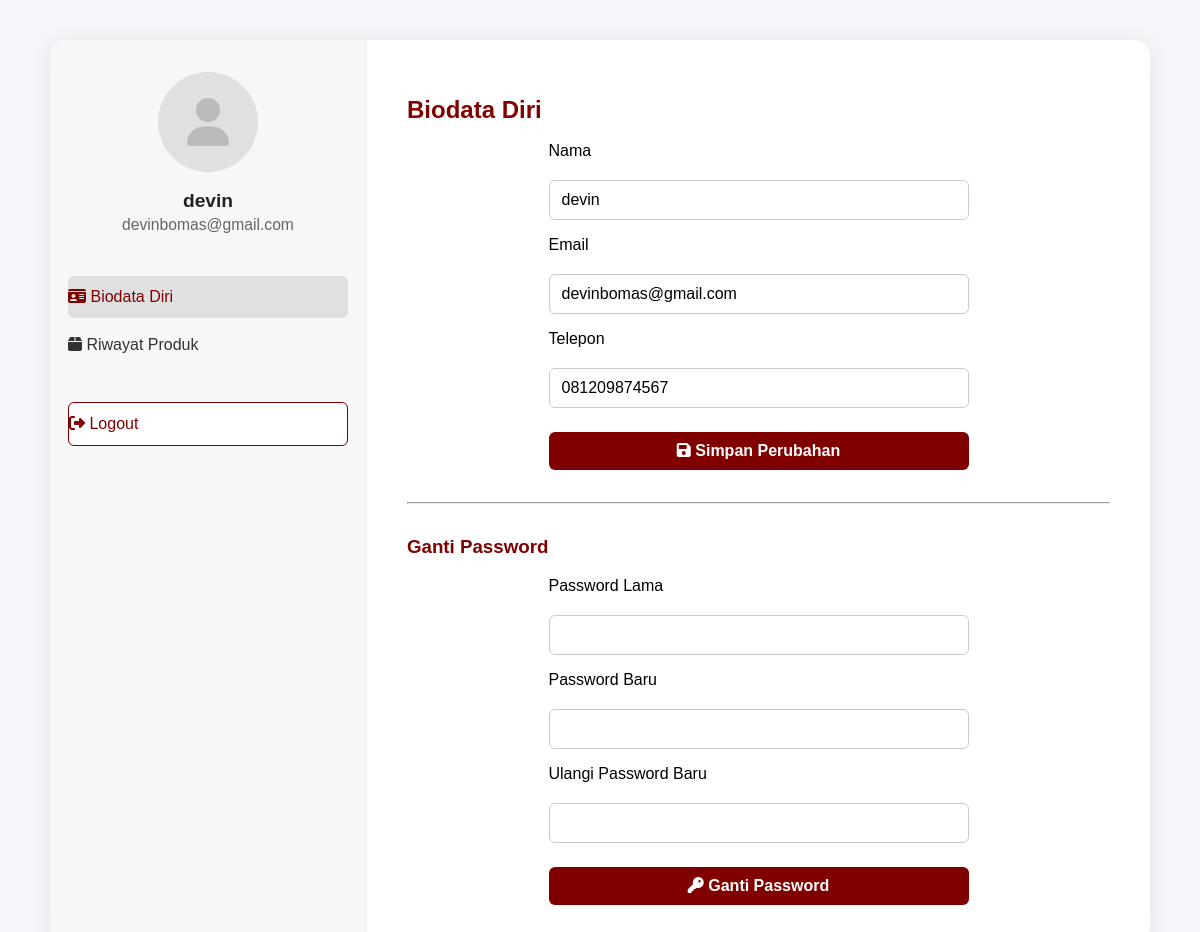
Screenshot of /profile.php (signed in) with the database file from the repository.
### tables this page shows
CREATE TABLE `users` (
  `id` int NOT NULL,
  `username` varchar(50) NOT NULL,
  `email` varchar(100) DEFAULT NULL,
  `telepon` varchar(20) DEFAULT NULL,
  `password` varchar(255) NOT NULL,
  `role` enum('admin','user') NOT NULL
);

### profile.php (the view, shortened to what this page needs)
<?php
include 'Config/koneksi.php';
$user_id = $_SESSION['user_id'];
$stmt = $conn->prepare("SELECT username, email, telepon FROM users WHERE id = ?");
$stmt->bind_param("i", $user_id);
$stmt->execute();
$result = $stmt->get_result();
$user = $result->fetch_assoc();
?>
<!DOCTYPE html>
<html lang="id">
<head>
    <link rel="stylesheet" href="https://cdnjs.cloudflare.com/ajax/libs/font-awesome/6.5.1/css/all.min.css">
</head>
<body>
<div class="profile-wrapper">
    <div class="profile-sidebar">
        <div class="profile-avatar">
            <i class="fa-solid fa-user"></i>
        </div>
        <div class="profile-name"><?= htmlspecialchars($user['username']) ?></div>
        <div class="profile-email"><?= htmlspecialchars($user['email']) ?></div>
        <div class="profile-menu">
            <button id="tabBtnBiodata" class="active" onclick="showTab('biodata')"><i class="fa-solid fa-id-card"></i> Biodata Diri</button>
            <button id="tabBtnRiwayat" onclick="showTab('riwayat')"><i class="fa-solid fa-box"></i> Riwayat Produk</button>
            <button onclick="logout()" style="margin-top:30px;background:#fff;color:#800000;border:1px solid #800000;"><i class="fa-solid fa-right-from-bracket"></i> Logout</button>
        </div>
    </div>
    <div class="profile-main">
        <div id="tabBiodata" class="tab-content active">
            <h2 style="margin-bottom:18px; color:#800000;">Biodata Diri</h2>
            <form class="biodata-form" method="post">
                <label for="username">Nama</label>
                <input type="text" name="username" id="username" value="<?= htmlspecialchars($user['username']) ?>" required>
                <label for="email">Email</label>
                <input type="email" name="email" id="email" value="<?= htmlspecialchars($user['email']) ?>" required>
                <label for="telepon">Telepon</label>
                <input type="text" name="telepon" id="telepon" value="<?= htmlspecialchars($user['telepon']) ?>">
                <button type="submit" name="update_profile" class="btn"><i class="fa-solid fa-save"></i> Simpan Perubahan</button>
            </form>
            <hr style="margin:32px 0;">
            <h3 style="color:#800000;">Ganti Password</h3>
            <form class="biodata-form" method="post">
                <label for="old_password">Password Lama</label>
                <input type="password" name="old_password" id="old_password" required>
                <label for="new_password">Password Baru</label>
                <input type="password" name="new_password" id="new_password" required>
                <label for="new_password2">Ulangi Password Baru</label>
                <input type="password" name="new_password2" id="new_password2" required>
                <button type="submit" name="change_password" class="btn"><i class="fa-solid fa-key"></i> Ganti Password</button>
            </form>
        </div>
    </div>
</div>
</body>
</html>

### profile.php (style rules this page uses)
body { background: #f5f6f9; min-height: 100vh; margin: 0; font-family: 'Poppins', Arial, sans-serif; }
.profile-wrapper { display: flex; max-width: 1100px; margin: 40px auto; background: #fff; border-radius: 16px; box-shadow: 0 4px 24px rgba(0,0,0,0.08); overflow: hidden; }
.profile-sidebar { width: 280px; background: #f7f7fa; padding: 32px 18px; display: flex; flex-direction: column; align-items: center; border-right: 1px solid #eee; }
.profile-avatar { width: 100px; height: 100px; border-radius: 50%; background: #e0e0e0; display: flex; align-items: center; justify-content: center; font-size: 48px; color: #bbb; margin-bottom: 18px; overflow: hidden; }
.profile-name { font-size: 1.2em; font-weight: 600; margin-bottom: 4px; color: #222; }
.profile-email { font-size: 0.98em; color: #666; margin-bottom: 18px; }
.profile-menu { width: 100%; margin-top: 24px; }
.profile-menu button { width: 100%; background: none; border: none; padding: 12px 0; font-size: 1em; color: #333; text-align: left; cursor: pointer; border-radius: 6px; margin-bottom: 6px; transition: background 0.2s; }
.profile-menu button.active, .profile-menu button:hover { background: #e0e0e0; color: #800000; }
.profile-main { flex: 1; padding: 36px 40px; }
.tab-content { display: none; }
.tab-content.active { display: block; }
.biodata-form { max-width: 420px; margin: 0 auto; display: flex; flex-direction: column; gap: 16px; }
.biodata-form label { font-weight: 500; margin-bottom: 4px; }
.biodata-form input { padding: 10px 12px; border-radius: 6px; border: 1px solid #ccc; font-size: 1em; }
.biodata-form .btn { background: #800000; color: #fff; border: none; border-radius: 6px; padding: 10px 0; font-size: 1em; font-weight: 600; cursor: pointer; margin-top: 8px; transition: background 0.2s; }

### rows the page displays
users: username "devin", email "devinbomas@gmail.com", telepon "081209874567"
